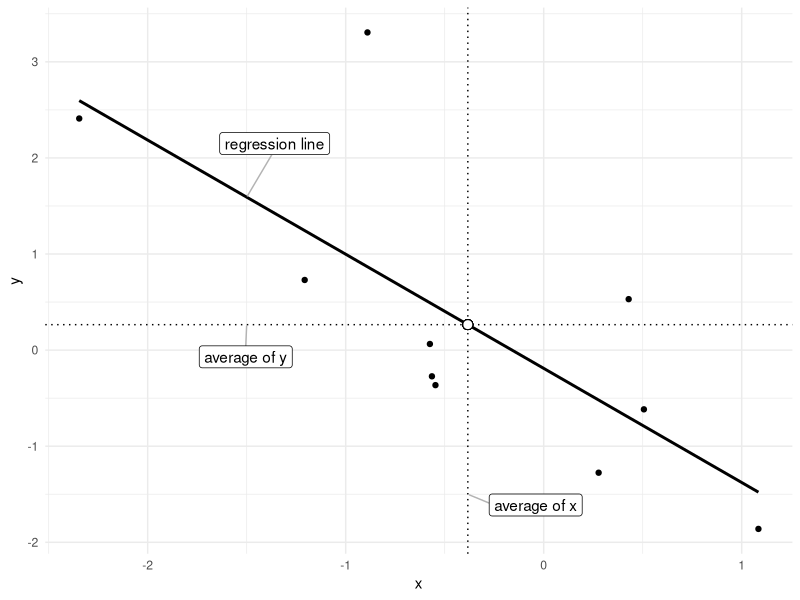

R code for this plot:
## ---- chunk 1
library(tidyverse)
library(kableExtra)
library(broom)
library(ggrepel)
knitr::opts_chunk$set(echo = TRUE, fig.width=5, fig.height=3, fig.align = "center",
                      message=FALSE, warning=FALSE)
doc_theme <- ggplot2::theme_bw()
## ---- chunk 2
set.seed(1234)
x <- rnorm(10)
y <- -x + rnorm(10)
df <- tibble(x, y)

fit <- lm(y ~ x, data = df)
block_df <- tibble(x = seq(min(df$x), max(df$x), by = 0.1)) %>%
  mutate(y = predict(fit, newdata = .)) %>%
  bind_rows(crossing(x = seq(min(df$x), max(df$x), by = 0.1), y = mean(y))) %>%
  bind_rows(crossing(x = mean(x), y = seq(min(df$y), max(df$y), by = 0.1))) %>%
  mutate(label = "") 

ann_df <- tribble(
  ~label, ~x, ~y,
  "average of x",   mean(x), -1.5,
  "average of y",   -1.5, mean(y),
  "point of averages",   mean(x), mean(y),
  "regression line", -1.5, sum(coef(fit)*c(1, -1.5))
) %>% 
  bind_rows(block_df) %>%
  bind_rows(df %>% mutate(label = ""))

library(ggrepel)
ggplot(df, aes(x, y)) + 
  geom_smooth(method = "lm", se = FALSE, linetype = 1, color = 1) +
  geom_vline(xintercept = mean(x), linetype = 3) + 
  geom_hline(yintercept = mean(y), linetype = 3) + 
  geom_label_repel(data = ann_df, aes(x = x, y = y, label = label), 
                   box.padding = 1,  
                   segment.color = "grey70") + 
  geom_point() + 
  theme_minimal() + 
  geom_point(x = mean(x), y = mean(y), 
             shape = 21, fill = "white", 
             size = 3)
